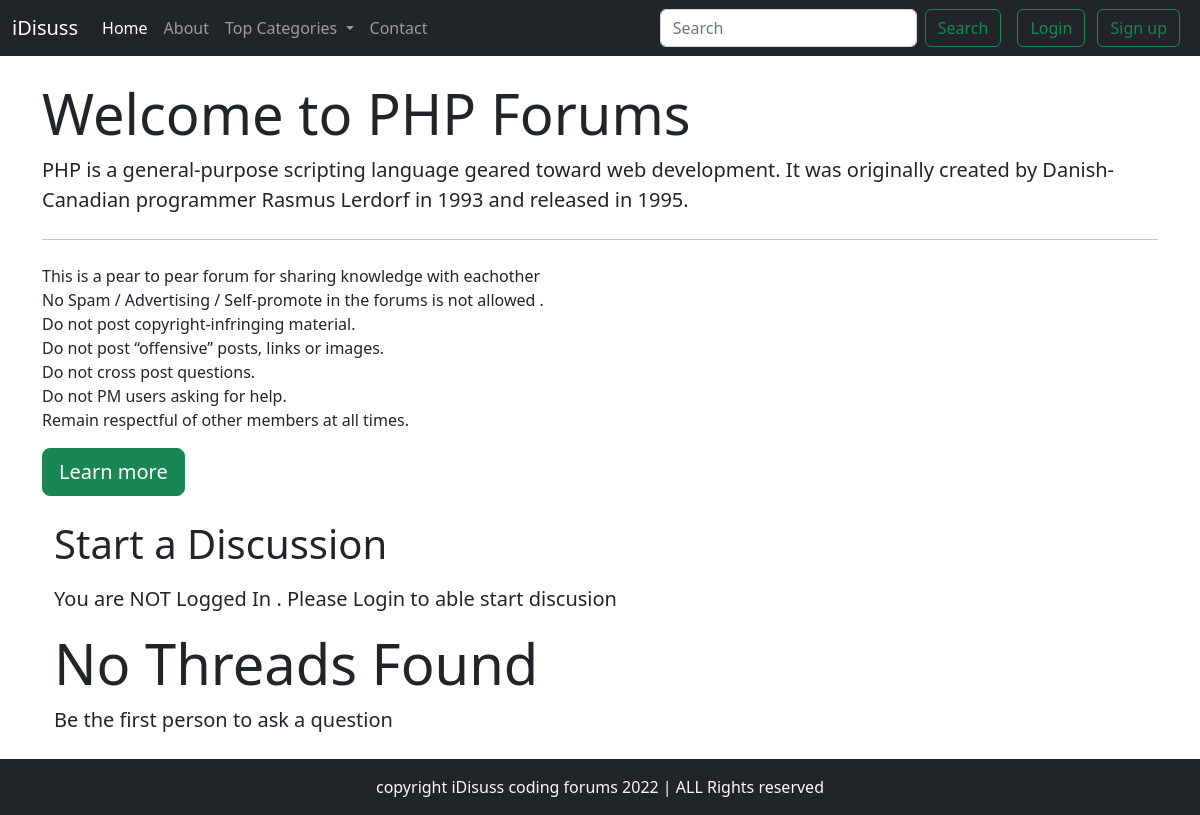
The page /threads.php?catid=3 on the database its author committed.
### tables this page shows
CREATE TABLE `categories` (
  `category_id` int(8) NOT NULL,
  `category_name` varchar(255) NOT NULL,
  `category_discription` varchar(255) NOT NULL,
  `created` datetime NOT NULL DEFAULT current_timestamp()
);

### threads.php (the view, shortened to what this page needs)
<!doctype html>
<html lang="en">
<head>
    <link href="https://cdn.jsdelivr.net/npm/bootstrap@5.2.0-beta1/dist/css/bootstrap.min.css" rel="stylesheet"
>
</head>
<body>
    <?php include 'partials/_header.php' ?>
    <?php include 'partials/_dbconnect.php' ?>
    <?php
    $id = $_GET['catid'];
    $sql = "SELECT * FROM `categories` WHERE category_id = $id";
        $result = mysqli_query($conn, $sql);
        while($row = mysqli_fetch_assoc($result))
        {
            $catname = $row['category_name'];
            $catdesc = $row['category_discription'];
        }
    ?>
    <div class="container my-4">
        <div class="jumbotron">
            <h1 class="display-4">Welcome to <?php echo $catname ;?> Forums </h1>
            <p class="lead">
                <?php echo  $catdesc; ?>
            </p>
            <hr class="my-4">
            <p>This is a pear to pear forum for sharing knowledge with eachother<br>
                No Spam / Advertising / Self-promote in the forums is not allowed . <br>
                Do not post copyright-infringing material.<br>
                Do not post “offensive” posts, links or images.<br>
                Do not cross post questions. <br>
                Do not PM users asking for help. <br>
                Remain respectful of other members at all times.<br>
            </p>
            <p class="btn btn-success btn-lg" href="#" roles="button">Learn more</p>
        </div>
        <?php
        if(isset($_SESSION['loggedin']) && $_SESSION['loggedin'] == true)
        {
        echo '<div class="container">
            <h1 class="py-2">Start a Discussion</h1>
            <div class="container">
                <form action="'.$_SERVER["REQUEST_URI"].'" method="POST">
                    <div class="mb-3">
                        <label class="form-label">Problem title</label>
                        <input type="text" class="form-control" id="title" name="title">
                        <div id="emailHelp" class="form-text">Keep your title as crisp as short as possible </div>
                    </div>
                    <div class="form-floating">
                    <textarea class="form-control" placeholder="textarea" id="desc" name="desc"></textarea>
                    <div id="emailHelp" class="form-text">Elabroate Your Concern</div>
                    <input type ="hidden" name ="sno" value="'.$_SESSION["sno"].'">
                    </div>
                    <button type="submit" class="btn btn-success">Submit</button>
                </form>
            </div>';
        }
        else{
            echo '
            <div class="container">
            <h1 class="py-2">Start a Discussion</h1>
                <p  class ="lead">
                    You are NOT Logged In . Please Login to able start discusion
                </p>
            </div>' ;
        }
            ?>
            <?php
                $noResult = true;
                if($noResult){
                    echo  '
                    <div class="jumbotron jumbotron-fulid">
                    <div class="container">
                        <h1 class="display-4">
                        No Threads Found
                        </h1>
                        <p class="lead">
                        Be the first person to ask a question
                        </p>
                    </div>
                    </div>
                    ';
                }
            ?>
        </div>
    <?php include 'partials/_footer.php'?>
</body>
</html>

### rows shown on the page
categories: category_name "PHP", category_discription "PHP is a general-purpose scripting language geared toward web development. It was originally created by Danish-Canadian programmer Rasmus Lerdorf in 1993 and released in 1995."
